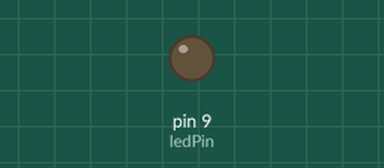
Simulated run of this sketch. Board: Arduino Uno, built with avr-gcc and run on an emulated ATmega328P. On the bench: output pins drawn as LEDs (lit = HIGH).

Above: at 0.05 s.
At 0.25 s:
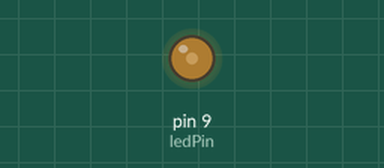
At 0.4 s:
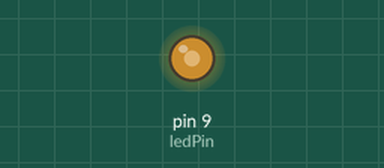
At 0.5 s:
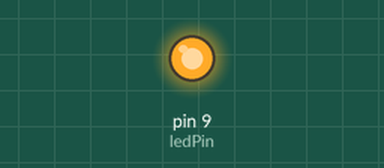
Timing chart, 0 to 3.0 s (numbered marks = the images above):
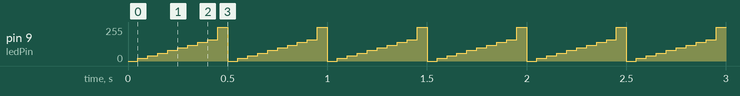

Measured:
- by itself, pin 9 (ledPin): repeats every 0.50 s: 40/255 0.05 s, 60/255 0.05 s, 80/255 0.05 s, 100/255 0.05 s, 120/255 0.05 s, 140/255 0.05 s, 160/255 0.05 s, 255/255 0.05 s, 0/255 0.05 s, 20/255 0.05 s

The sketch:

004_bright_the_led_with_analog_write.ino
```cpp
int ledPin=9;
int bright01=0;
int bright02=20;
int bright03=40;
int bright04=60;
int bright05=80;
int bright06=100;
int bright07=120;
int bright08=140;
int bright09=160;
int bright10=255;
int wait=50;

void setup() {
  // put your setup code here, to run once:
pinMode(ledPin,OUTPUT);
}

void loop() {
  // put your main code here, to run repeatedly:

analogWrite(ledPin,bright01);
delay(wait);
analogWrite(ledPin,bright02);
delay(wait);
analogWrite(ledPin,bright03);
delay(wait);
analogWrite(ledPin,bright04);
delay(wait);
analogWrite(ledPin,bright05);
delay(wait);
analogWrite(ledPin,bright06);
delay(wait);
analogWrite(ledPin,bright07);
delay(wait);
analogWrite(ledPin,bright08);
delay(wait);
analogWrite(ledPin,bright09);
delay(wait);
analogWrite(ledPin,bright10);
delay(wait);
}
```
